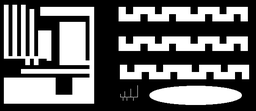
#> input picture lab_13/ccl1.png, 256 x 111 px, shrunk from 598 x 259 before the run; the run also reads 1 picture not shown here
$ jupyter execute 13_ccl.ipynb
#> lines starting #> are read from the running program, lines starting #| are printed output that depends on the picture; after the words box and inside, x2 and y2 are one past the last pixel; in counts of white or black regions, pixels touching at a corner belong together
# Indeksacja. Prosta klasyfikacja obiektów.

## Cel ćwiczenia
- zapoznanie z dwuprzebiegowym algorytmem indeksacji (ang. *connected component labelling*):
- zapoznanie z prostą klasyfikacją obiektów z wykorzystaniem współczynników kształtu,
- zadanie domowe: zmodyfikowana indeksacja dwuprzebiegowa i indeksacja jednoprzebiegowa.

## Indeksacja

Większość dotychczas poznanych i wykorzystywanych algorytmów przetwarzania obrazu wykonywała operacje na całym obrazie (lub co najwyżej dokonywany był podział obiekt/obiekty - tło (np. różne metody segmentacji)).

Patrząc na poniższny rysunek człowiek widzi dwa kwadraty.

Dla automatycznego systemu analizy i rozpoznawania obrazów przejście od etapu obiekty/tło do wyróżnienia dwóch kwadratów nie jest takie oczywiste i wymaga zastosowania jakieś formy indeksacji - czyli przypisania każdemu z pikseli uznanych za należące do obiektów (tu białych) jakieś etykiety (w naszym przypadku będą to dwie etykiety, ew. dodatkowa oznaczająca tło).

W tej części ćwiczenia zaprezentowany zostanie tzw. dwuprzebiegowy algorytm indeksacji (ang. *two-pass connected component labelling*).
Jego nazwa związana jest z koniecznością wykonania dwukrotnego odwiedzenia każdego z pikseli obrazu (dwie pętle/iteracje po obrazie).
Istnieją również tzw. jednoprzebiegowe algorytmy indeksacji.

## Opis algorytmu

- Na wejściu mamy obraz po binaryzacji - zakładamy, że piksele białe ('1', '255') należą do obiektów, tło jest czarne.

- W pierwszej iteracji obraz analizujemy linia po linii, od lewej do prawej, aż do napotkania pierwszego piksela o wartości różnej od '0'.
  W tej sytuacji dokonujemy analizy otoczenia piksela:


  gdzie: **X**  rozważany piksel, **A,B,C,D** - sąsiedzi z otoczenia.
  Uwaga. W przykładzie pokazano tzw. sąsiedztwo 8-elementowe.
  Niekiedy stosuje się również wersję 4-elementową (praktycznie bardzo rzadko).
  Wtedy analizie podlegałyby by tylko piksele **B** i **D**.

- Możliwe są następujące przypadki dla otoczenia __A,B,C,D__:
    - (a) wszystkie należą do tła __A,B,C,D == 0__.
      Wtedy znaleziony piksel __X__ należy do nowego obiektu - nadajemy mu zatem etykietę __L+1__ __X = L+1}__ - przez __L__ rozumiemy poprzednią etykietę.
	  Uwaga. Przed uruchomieniem algorytmu __L__ należy zainicjować wartością  '1'
    - (b) jeden lub więcej pikseli ma przypisaną aktualną etykietę **L**.
	  Wtedy rozważanemu pikselowi przypisujemy etykietę **L** - **X = L**.
    - (c) w otoczeniu występują piksele o różnych etykietach np. *L1* i *L2*.
	  Wtedy przyjmuje się zasadę, że rozważanemu pikselowi *X* przypisuje się mniejszą z wartości *L1* i *L2* (*X = min(L1,L2)*).

## Implementacja:

- Wczytaj obraz *ccl1.png*, wyświetl go.
  Po krótkiej analizie można zauważyć, że występuje na nim 7 odrębnych obiektów.
      Ich ``wykrycie'' będzie naszym celem.

- Na podstawie opisu algorytmu podanego wcześniej zaimplementuj tzw. pierwszą fazę indeksacji (ang. _first pass_):
    - uwaga ogólna - algorytm jest dość prosty i łatwy w implementacji,
    - obliczenia powinny odbywać się w pętlach `for` - iteracja po całym obrazku.
      Warto pominąć pierwszy wiersz i pierwszą oraz ostatnią kolumnę, aby  wyeliminować problem z brakiem kontekstu (można np. założyć, że pikseli brzegowych nie ma, bo wcześniej wykonane zostało morfologiczne czyszczenie brzegu).
    - dla przypomnienia iteracja po macierzy w Python - pętla zewnętrzna - wiersze, pętla wewnętrzna - kolumny – tj. pierwsza współrzędna to wiersz, a druga kolumna,
    - rozmiar obrazka można odczytać np. poleceniem: `yy, xx = img.shape`
      Przy takim przypisaniu `yy` oznacza liczbę wierszy (wysokość obrazka), a `xx` liczbę kolumn (szerokość obrazka),
    - działania podejmujemy tylko w przypadku, gdy aktualnie analizowany piksel ma wartość różną od zera (gdy należy do obiektu),
    - najtrudniejszym elementem jest analiza otoczenia piksela i stwierdzenie, z którym z przypadków (a), (b) czy (c) mamy do czynienia.
      Problem można rozwiązać jakkolwiek (tylko dobrze), poniżej prezentowana jest jedna z możliwości.
    - na początku tworzymy listę pikseli, które stanowią otoczenie piksela X (A, B, C, D) np: ` neighbours = [img[j - 1, i - 1], ... `
    - następnie sprawdzamy czy nie występuje przypadek (a) - czyli czy suma sąsiadów nie wynosi 0 -  ` neigh_sum = np.sum(neighbours)`, jeżeli tak to `X = L` oraz `L=L+1`.
      Uwaga proszę nie zapomnieć zainicjalizować etykiety `L` wartością 1.
    - jeżeli `neigh_sum > 0`, mamy do czynienia z przypadkiem (b) lub (c).
      Eliminujemy zerowe elementy z listy `sasiedzi` (`neighbours = filter(lambda x: x != 0, neighbours)`), a następnie znajdujemy minimum i maksimum nowej listy `neighbours` (funkcje `min` i `max` z _numpy_).
    - z przypadkiem (b) będziemy mieli do czynienia, gdy *minimum = maksimum*.
      Wtedy jako etykietę przypisujemy `X = minimum = maksimum`.
      Gdy *minimum != maksimum* mamy przypadek (c).
      Wtedy etykieta `X = minimum` - taką przyjmujemy konwencję,
    - uwaga 1 - algorytm operuje (czyta punkty z otoczenia i zapisuje kolejne indeksy L) na tym samym obrazie wejściowym,
    - uwaga 2 - przed implementacją metody obsługi konfliktów przypadki (b) i (c) działają tak samo, ale dla potrzeb dalszych kroków należy je rozróżnić,

- Wykonaj indeksację obrazu za pomocą zaimplementowanego algorytmu.
  Jeżeli wszystko zostało poprawnie napisane, to wynik powinien wyglądać mniej więcej tak jak na poniższym rysunku. Takie porównanie stanowić będzie pierwszy test poprawności implementacji algorytmu.


[cell 1]
import os
import cv2
import matplotlib.pyplot as plt
import numpy as np

if not os.path.exists("ccl1.png") :
    !wget https://raw.githubusercontent.com/vision-agh/poc_sw/master/13_CCL/ccl1.png --no-check-certificate
if not os.path.exists("shapes.png") :
    !wget https://raw.githubusercontent.com/vision-agh/poc_sw/master/13_CCL/shapes.png --no-check-certificate
if not os.path.exists("shapesReal.png") :
    !wget https://raw.githubusercontent.com/vision-agh/poc_sw/master/13_CCL/shapesReal.png --no-check-certificate

# Implementacja pierwszego kroku indeksacji
I_ccl1 = cv2.imread("ccl1.png",cv2.IMREAD_GRAYSCALE)
#> I_ccl1 is the input picture: shape (111, 256); min 0, max 255, mean 104.8
plt.imshow(I_ccl1)
plt.gray()
plt.xticks([])
plt.yticks([])
plt.show()

[cell 2]
def first_pass(img):
    res = np.zeros(img.shape, dtype=int)
    index = 1
    for i in range(1,len(img)):
        for j in range(1,len(img[0])):
            if img[i,j] in [1,255]:
                if j!= len(img[0])-1:
                    x = 0
                    for k in [j for j in res[i-1,j-1:j+2]] + [res[i,j-1]]:
                        if k != 0:
                            if x==0:
                                x = k
                            x = min(k,x)
                    if x == 0:
                        res[i,j] = index
                        index+=1
                    else:
                        res[i,j] = x
                else:
                    x = 0
                    for k in [j for j in img[i-1,j-1:j+1]] + [res[i,j-1]]:
                        if k != 0:
                            if x==0:
                                x = k
                            x = min(k,x)
                    if x == 0:
                        res[i,j] = index
                        index+=1
                    else:
                        res[i,j] = x
    return res

plt.imshow(first_pass(I_ccl1))
#> the loop in first_pass, `for i in range(1,len(img)):` made 110 passes
#> after the loop in first_pass, `for i in range(1,len(img)):`:
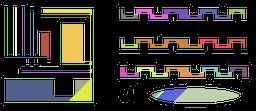
#> res: shape (111, 256) int64; 297 distinct labels, from 0 to 296; one colour per label, 0 black
#> after the loop in first_pass, `for i in range(1,len(img)):`: index = 297
plt.gray()
plt.xticks([])
plt.yticks([])
plt.show()

## Dyskusja:

- W wyniku indeksacji uzyskujemy obraz, na którym wyróżnionych jest wiele obiektów (dokładnie 48) - a faktycznie jest tylko 7. Zastanówmy się z czego to wynika.

- Zacznijmy od prostego przypadku przedstawionego na poniższym rysunku:


  Obraz analizowany jest linia po linii.
  Zatem pierwszą etykietę dostanie słupek po prawej.
  Późnej ten po lewej.
  Postępując zgodnie z podanym algorytmem, w pewnym momencie (piksel wyróżniony na obrazku) dojdzie do sytuacji, w której w otoczeniu danego piksela znajdą się dwie różne etykiety (tu: '1' i '2').
  Wtedy zgodnie z przyjętą metodologią przypisujemy niższą, tj. '1'.
  Problem jaki powstaje, to brak zapamiętania informacji o tym, że wystąpił taki konflikt tj. że powinno nastąpić połączenie etykiet '1' i '2'.
  Z tego powodu wynik działania algorytmu nie jest poprawny.

-  Przeanalizujmy jeszcze jeden, bardziej złożony przykład z rysunku poniżej:


   Słupek po prawej dostaje indeks '1', a po lewej '2'.
   W czwartej linii występuje piksel, który ma w swoim sąsiedztwie (A,B,C,D) same piksele czarne.
   Dlatego dostaje etykietę '3'.
   Jednak w następnym kroku okazuje się, że następuje konflikt '3' z '1' (połączenie).
   W kolejnym wierszu występuje konflikt '2' i '3'.
   Warto zwrócić uwagę, że w tym przypadku trzeba uniknąć sytuacji ''utraty'' informacji o połączeniu '1' z '2' przez '3'.

- W literaturze zaproponowano wiele sposobów reprezentacji i rozwiązywania przedstawionych konfliktów:
    - 2-krotki,
    - n-krotki,
    - tablica dwuwymiarowa,
    - grafy + przeszukiwanie grafu wgłąb.

 W obecnym ćwiczeniu zastosujemy ostatnie podejście, które jest najprostsze do realizacji.

- Opisane konflikty możemy przechowywać w strukturze zbiorów rozłącznych (ang. _union find_).
  Jest to zagadnienie znane z przedmiotu ''Algorytmy i struktury danych''.
  Poniżej zostanie zaprezentowane krótkie przypomnienie.

- Mamy $N$ obiektów. W naszym przypadku to jest $N$ etykiet.
  Chcemy przechowywać informację o sytuacji, w której następuje łączenie etykiet tj. interesują nas zbiory obiektów połączonych.
  Przykład trzech zbiorów zamieszczono na rysunku:


- W ramach rozważanej struktury implementuje się dwie operacje:
  - *find* (znajdź) - sprawdzenie czy dwa obiekty należą do tego samego zbioru połączonego,
  - *union* (połącz) - wprowadź połączenie pomiędzy dwoma obiektami.

- Z punktu widzenia naszych potrzeb ważna jest funkcja _union_. Przykład dodania połączenia pomiędzy obiektami '2' a'3' pokazano na rysunku:


- Strukturę oraz obie operacje można zaimplementować na kilka sposobów.
  Zainteresowanych odsyłam do literatury przedmiotu.
  My zastosujemy podejście _quick-union_.
  Nie jest ono specjalnie wydajnie, ale bardzo proste do implementacji.

- Nasz graf, w którym wierzchołki oznaczają etykiety, a krawędzie połączenia między etykietami, zapiszemy w tablicy jednowymiarowej `id[]` o rozmiarze $N$ (maksymalna liczba etykiet).
  Interpretacja pola w tablicy: `id[i]` jest rodzicem `i`.
  Korzeń elementu `i` jest dany jako: `id[id[id[...id[i]...]]]`.

- Przeanalizujmy jak to działa na prostym przykładzie.
  Mamy dany poetykietowany obraz:


  Występuje na nim pięć konfliktów oznaczonych A, B, C, D i E  (uwaga: w trakcie działania algorytmu pojawią się właśnie w takiej kolejności).

- Sytuację wyjściową opisuje poniższy rysunek:


   Tablica `id` wypełniona jest kolejnymi indeksami.

- W algorytmie _quick-union_, aby połączyć elementy $p$ i $q$ należy ustawić $id$ korzenia $q$ pod adres korzenia elementu $p$.
Uwaga: Zakładamy, że $p$ < $q$.
Można to zapisać jako: `id[root(p)] = root(q)`.
Nasze pierwsze połączenie (A) to 4 z 2.
Po tej operacji sytuacja będzie wyglądać następująco:


W tym przypadku korzenieniem obu elementów są same elementy, zatem operacja jest dość prosta.

- Kolejny krok tj. połączenie  2 z 1 -  sytuacja B:


Element 1 jest korzeniem.
Element 2 już nie, ponieważ `id[2]==4`.
Sprawdzamy zatem `id[4]`.
Okazuje się, że `id[4] == 4` tj. jest to korzeń.
Zatem korzeniem dla elementu 2 jest 4.
Dokonujemy stosownej modyfikacji w tablicy `id[1] = 4`.

-  Kolejne połączenie to 6 z 3 (C):


- Kolejne połączenie to 5 z 1.


Szukamy korzenia elementu 1.
Znajdujemy, że to jest 4.
Zatem łączymy 5 i 4.

- Ostatnie połączenie to 6 z 5.


-  Ostatni krok to wykorzystanie informacji zawartej w tablicy `id` do wyznaczenia przekodowania LUT (ang. _look-up table_), które pozwoli nam nadać poprawne etykiety wszystkim pikselom.
Zasadniczo sprowadza się on do obliczenia dla każdej możliwej etykiety jej korzenia - w naszym przypadku zawsze otrzymamy 6, gdyż wszystkie piksele są ze sobą połączone i stanowią jeden obiekt.

## Implementacja:

- Implementacja jest dużo prostsza i krótsza od powyższego opisu.
  Istotne jest tylko dobre zrozumienie algorytmu _union-find_.

- Potrzebne będą nam dwie funkcje pomocnicze:

    - `root` - obliczanie korzenia zgodnie z podanym opisem (odpowiednia pętla `while`). Funkcja pobiera indeks elementu oraz tablicę, a zwraca indeks korzenia.
    - `union` - realizacja operacji unii. Argumenty to indeksy `p` i `q` oraz tablica, a wyniki to zmodyfikowana tablica.

- Na początku, przed pierwszym przebiegiem algorytmu indeksacji, tworzymy tablicę `id` i inicjujemy ją wartościami od 1 do $N$.
  Dla rozważanego przykładu wystarczy $N = 100$.

- Następnie, w przypadku wystąpienia konfliktu (przypadek ()c)), tworzymy unię pomiędzy etykietą mniejszą i większą.

- Po pierwszym przebiegu tworzymy, w opisany powyżej sposób, przekodowanie LUT (pętla po `id` i funkcja `root`). Powstaje nam tablica `lut`.

- Implementujemy drugi przebieg po obrazie.
  Jest on bardzo prosty.
  Dla każdego piksela, który nie jest tłem (o etykiecie większej od 0) realizujemy przekodowanie LUT (`lut_table[img[j, i] - 1]`).
  Otrzymany w ten sposób obraz wyświetlamy.
  Powinniśmy uzyskać poprawne etykietowanie.

[cell 3]
class Union_Find:
    def __init__(self,lst):
        self.lst = lst
        self.dic = {i:n for n,i in enumerate(lst)}
        self.size = [1 for i in range(len(lst))]
        self.p = [i for i in range(len(lst))]
        self.n = len(lst)-1

    def find(self,v):
        root = self.dic[v]
        if self.p[root] != root:
            root = self.find(self.lst[self.p[root]])
        return root

    def same_component(self,s1,s2):
        return self.find(s1) == self.find(s2)

    def union_sets(self,s1,s2):
        t1 = self.find(s1)
        t2 = self.find(s2)
        if t1 == t2: return
        if self.size[t1] > self.size[t2]:
            self.p[t2] = t1
            self.n-=1
        elif self.size[t1] == self.size[t2]:
            self.p[t2] = t1
            self.size[t1] +=1
            self.n-=1
        else:
            self.p[t1] = t2
            self.n-=1
        pass

    def __repr__(self):
        return "Union Find: " + str(self.p)

def union_pass(res):
    N = np.max(res)
    id = [i for i in range(N+1)]
    uf = Union_Find(id.copy())
    for i in range(1,len(res)):
        for j in range(1,len(res[0])):
            if res[i,j] > 0:
                if j!= len(res[0])-1:
                    x=0
                    for k in [j for j in res[i-1,j-1:j+2]] + [res[i,j-1]]:
                        if k != 0:
                            if x==0:
                                x = k
                            uf.union_sets(k,x)
                else:
                    x = 0
                    for k in [j for j in res[i-1,j-1:j+1]] + [res[i,j-1]]:
                        if k != 0:
                            if x==0:
                                x = k
                            uf.union_sets(k,x)
    LUT = [uf.find(i) for i in id]
    idx = 0
    idx_tab = {}
    for n,i in enumerate(LUT):
        if i not in idx_tab.keys():
            idx_tab[i] = idx
            LUT[n] = idx
            idx +=1
        else:
            LUT[n] = idx_tab[i]
    for i in range(1,len(res)):
        for j in range(1,len(res[0])):
            res[i,j] = LUT[res[i,j]]
    return res
plt.imshow(union_pass(first_pass(I_ccl1)))
#> the loop in first_pass (call 2), `for i in range(1,len(img)):` made 110 passes
#> in union_pass, `N = np.max(res)`: N = 296
#> the loop in union_pass, `for i in range(1,len(res)):` made 110 passes
#> the loop in union_pass, `for n,i in enumerate(LUT):` made 297 passes
#> i on passes 1 to 3: 0, 1, 2
#> the loop in union_pass, `for i in range(1,len(res)):` made 110 passes
#> after the loop in union_pass, `for i in range(1,len(res)):`:
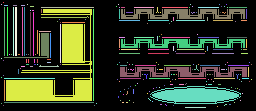
#> res: shape (111, 256) int64; 233 distinct labels, from 0 to 232; one colour per label, 0 black
plt.gray()
plt.xticks([])
plt.yticks([])
plt.show()

## Indeksacja wbudowana w OpenCV

W OpenCV dostępna jest funkcja `connectedComponents`, która pozwala wykonać indeksację.
Proszę sprawdzić jej działanie na używanym wcześniej obrazie.

[cell 4]
# Indeksacja wbudowana w OpenCV
_,res = cv2.connectedComponents(I_ccl1)
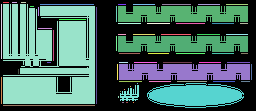
#> res: shape (111, 256) int32; 64 distinct labels, from 0 to 63; one colour per label, 0 black
plt.imshow(res)
plt.gray()
plt.xticks([])
plt.yticks([])
plt.show()

## Rozpoznawanie obiektów z wykorzystaniem współczynników kształtu

Współczynniki kształtu są pewnymi parametrami liczbowymi opisującymi kształt obiektu.
Pozwala to na użycie ich do automatycznego rozpoznawania obiektów.
Teoretycznie współczynniki kształtu (dobre) powinny być niezależne od zmiany położenia obiektu, jego orientacji i wielkości.
W praktyce okazuje się jednak, że wartości współczynników zmieniają się w pewnym zakresie nawet dla obiektów należących do tych samych klas (te same kształty - przykład obracany kwadrat).
Wynika z tego konieczność uwzględnienia pewnej tolerancji wartości współczynników kształtu wykorzystywanych w praktycznych zastosowaniach analizy i rozpoznawania obrazu.

# Implementacja dla obrazu sztucznego

- Wczytaj obraz _shapes.png_.
  Wyświetl go.
  Pierwszym etapem zadania będzie wybranie współczynników kształtu i przedziałów ich wartości - takich, które pozwolą na wykrycie konkretnych kształtów.
  Do wyboru jest kwadrat lub krzyżyk (koło jest zbyt łatwe).

- Obok ''klasycznych'' współczynników kształtu tj. Blair-Bliss, Malinowskiej, Haralick, występują współczynniki będące pochodnymi momentów geometrycznych tzn. momenty Hu [https://en.wikipedia.org/wiki/Image_moment]. Wykorzystamy je w naszym ćwiczeniu.

- Pierwszy krok to indeksacja obrazu - poznana funkcja `connectedComponents`.
- Następnie w pętli, dla kolejnych obiektów wyznaczamy współczynniki Hu.
    - po pierwsze należy ''wybrać'' z obrazu dany obiekt np. `I = (ccl == s)*1` oraz `I = I.astype('uint8')`
    - po drugie obliczyć momenty geometryczne - `cv2.moments(I)`
    - po trzecie, na podstawie momentów, obliczyć momentu Hu `cv2.HuMoments(moments)`
- Mając wyznaczone współczynniki musimy jest przeanalizować. W tym celu dobrze ja jakoś wyświetlić w postaci macierzy - proszę to rozwiązać samodzielnie.

- Na podstawie analizy należy wybrać próg (jeden lub więcej) i zrealizować stosowną filtrację tj. usunąć ''niechciane'' kształty.

[cell 5]
# Rozpoznawanie obiektów sztucznych
I_shapes = cv2.imread("shapes.png",cv2.IMREAD_GRAYSCALE)
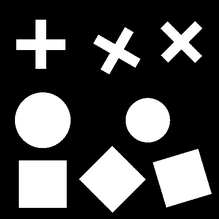
#> input picture lab_13/shapes.png, 219 x 219 px, shrunk from 512 x 512 before the run
#> I_shapes is the input picture: shape (219, 219); min 0, max 255, mean 71.4
plt.imshow(I_shapes)
plt.gray()
plt.xticks([])
plt.yticks([])
plt.show()
l,res = cv2.connectedComponents(I_shapes)
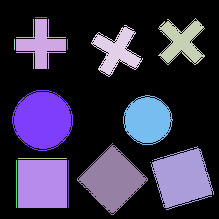
#> res: shape (219, 219) int32; 17 distinct labels, from 0 to 16; one colour per label, 0 black
ccl = 1
M = []
while ccl<l+1:
    I = (res == ccl)*1
    I = I.astype('uint8')
    moments = cv2.moments(I)
    Hu_moment = cv2.HuMoments(moments)
    M.append(Hu_moment.reshape(len(Hu_moment)))
    ccl+=1
#> this loop made 17 passes
#> pass 1, `I = (res == ccl)*1`:
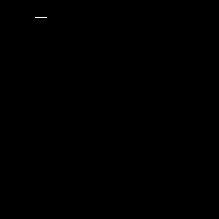
#> I: shape (219, 219) int64; values 0 (black) and 1 (white), 0.03% white in thin lines or dots, all inside (x1, y1, x2, y2) = (35, 17, 47, 18)
#> pass 2, `I = (res == ccl)*1`:
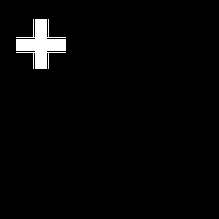
#> I: shape (219, 219) int64; values 0 (black) and 1 (white), 2.5% white; 1 white region, box (x1, y1, x2, y2) and area: (16, 19, 66, 69) 1200
M = np.array(M)
print(M.T)
#| [[ 9.93055556e-01  2.15169213e-01  2.31728195e-01  2.25631386e-01
#|    9.09090909e-01  9.09090909e-01  1.60278841e-01  1.60781987e-01
#|    1.67292207e-01  1.67328590e-01  4.08163265e+00  3.99826389e+00
#|    1.66631236e-01  3.99826389e+00  0.00000000e+00  0.00000000e+00
#|    0.00000000e+00]
#|  [ 9.86159336e-01  5.82909486e-08  5.52812532e-06  7.46772945e-06
#> (further printed lines are left out)
new = np.zeros(res.shape)
ccl = 1
while ccl<l+1:
    if M[ccl-1,2]>0.00001:
        new += (res == ccl)*1
    ccl+=1
#> this loop made 17 passes
#> pass 3, `new += (res == ccl)*1`:
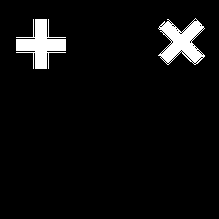
#> new: shape (219, 219) float64; values 0 (black) and 1 (white), 5% white; 2 white regions, box (x1, y1, x2, y2) and area: (16, 19, 66, 69) 1200, (158, 18, 205, 65) 1180
plt.imshow(new)
plt.gray()
plt.xticks([])
plt.yticks([])
plt.show()
new = np.zeros(res.shape)
ccl = 1
while ccl<l+1:
    if np.logical_and(M[ccl-1,3]>0.00000000000000001,M[ccl-1,3]<0.00000000001):
        new += (res == ccl)*1
    ccl+=1
#> new: shape (219, 219) float64; every value is 0
#> (the rest of the program and of its run is left out)
